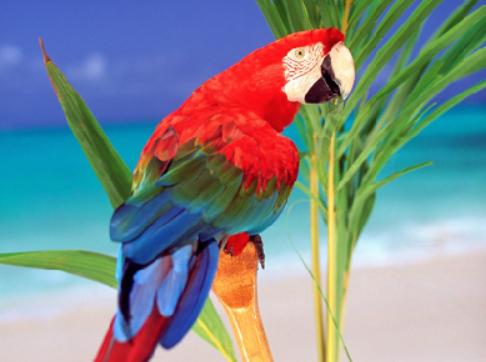
#> input picture opencv4.5.4/images/parrot.png, 486 x 362 px, found by its file name
$ python '逐点强度变换（像素转换）.py'
#> lines starting #> are read from the running program, lines starting #| are printed output that depends on the picture
#%%
# -*- coding UTF-8 -*-
'''
@Project : TensorflowStudy
@File : 逐点强度变换（像素转换）.py
@Author : chenbei
@Date : 2021/9/6 8:28
'''
import matplotlib.pyplot as plt
from matplotlib.pylab import mpl
from matplotlib.font_manager import FontProperties
import numpy as np
import numpy
import os
import skimage.io , skimage.color , skimage.exposure ,skimage.data ,\
    skimage.restoration ,skimage.measure,skimage.util
import skimage
import PIL
from PIL import Image , ImageEnhance
import matplotlib.pylab as pylab
plt.rcParams['font.sans-serif'] = ['Times New Roman']  # 设置字体风格,必须在前然后设置显示中文
mpl.rcParams['font.size'] = 10.5  # 图片字体大小
mpl.rcParams['font.sans-serif'] = ['SimHei']  # 显示中文的命令
mpl.rcParams['axes.unicode_minus'] = False  # 显示负号的命令
mpl.rcParams['agg.path.chunksize'] = 10000
plt.rcParams['figure.figsize'] = (7.8, 3.8)  # 设置figure_size尺寸
plt.rcParams['savefig.dpi'] = 600  # 图片像素
plt.rcParams['figure.dpi'] = 600  # 分辨率
font_set = FontProperties(fname=r"C:\Windows\Fonts\simsun.ttc", size=10.5)
root = os.path.join(os.getcwd(),"ImageProcessing")
img_dir = os.path.join(root,"images")
def plot_image(im=None,freq=None,isfreq=False,allplot=False,isre=False):
    if im is None and freq is None:
        print("at least one input")
        return None
    if freq is not None :
        assert type(freq) == numpy.ndarray
        if np.max(freq) > 1 :# 说明是uint8型图像
            freq = np.clip(freq.real, 0, 255)
        else:
            freq = np.clip(freq.real,0,1)
    if im is not None:
        assert type(im) == numpy.ndarray
        if isre : # 如果输入的是重建后的图像,一般是complex128,需要取实部
            im = im.real
        else:
            if np.max(im) > 1 :
                im = np.clip(im,0,255)
            else:
                im = np.clip(im,0,1)
    if allplot :
        fig , (ax1,ax2) = pylab.subplots(1,2)
        ax1.imshow(im, cmap='gray') ,ax1.axis('off'),ax1.set_title("time")
        ax2.imshow((20 * np.log10(np.where(freq <= 0, 0.1, freq))).astype(int), cmap='gray')
        ax2.axis('off'), ax2.set_title("freq")
    else:
        if not isfreq :
            pylab.imshow(im,cmap='gray')
        else:
            pylab.imshow((20*np.log10(np.where(freq<=0 , 0.1 ,freq))).astype(int),cmap='gray')
        pylab.axis('off')
    pylab.show()
def plot_rgb_hist(im,thresold=None,y_scale=False,title=None,floyd_steinberg=False,
                  grey=False ,greyplot=False ,greyhist=False,halftone=False):
    # 分开数组格式还是PIL对象 ,默认是PIL对象
    if not isinstance(im , PIL.Image.Image): # 与type的区别是会考虑继承关系 im、im_log同属于该父类
        im = skimage.img_as_ubyte(im) # fromarray不能直接转换浮点数组为PIL,应对对整数数组进行转换
        im = Image.fromarray(im) # 不是PIL对象将其转换为PIL对象
        # assert type(im) == PIL.PngImagePlugin.PngImageFile
    # 分开灰度图和彩色图
    if grey:
        if thresold is not None :
            if isinstance(thresold , int) :
                if thresold < 0 or thresold > 255 :
                    print("thresold should be in [0,255]")
                    return
            else:
                print("thresold should be int")
                return
            im = im.convert("L") # PIL对象
            if halftone :
                # 如果使用半色调技术 点处理前先加入均匀随机噪声
                im = np.array(im,dtype=np.int32) # ---> ndarray
                im += np.random.randint(-128,128,(im.shape[0],im.shape[1]))
                im = np.clip(im,0,255).astype(np.uint8)
                im = Image.fromarray(im) # ---> PIL
            im_ = im.point(lambda x: 0 if x < thresold else 255)  # 无论是否传入的是不是灰度图
            if floyd_steinberg :
                im_ = np.array(im).copy()
                for raw in range(im_.shape[0]):
                    for col in range(im_.shape[1]):
                        old_pix = im_[raw,col]
                        if old_pix > thresold :
                            new_pix = 255.
                        else:
                            new_pix = 0.
                        im_[raw,col] = new_pix # 这里为止与上述固定阈值法没有区别
                        quant_err = old_pix - new_pix # 替代值与原来存在误差
                        print(quant_err)
                        # 固定阈值法会强行忽略此误差,Floyd法较温和,会把误差逐个像素推加进行误差扩散
                        if (raw > 0) and (raw <im_.shape[0]-1) and (col <im_.shape[1]-1): # 注意边界
                            im_[raw + 1][col] = im_[raw + 1][col] + quant_err * 7 / 16 # 右方扩散系数 7/16
                            im_[raw - 1][col + 1] = im_[raw - 1][col + 1] + quant_err * 3 / 16  # 左下方扩散系数 3/16
                            im_[raw][col + 1] = im_[raw][col + 1] + quant_err * 5 / 16  # 下方扩散系数 5/16
                            im_[raw + 1][col + 1] = im_[raw + 1][col + 1] + quant_err * 1 / 16  # 右下方扩散系数 1/16
                im_ = np.asarray(im_,dtype=np.uint8)
            # print(list(np.array(im_).ravel()).count(0))
            # print(set(np.array(im_).ravel())) # {0,1}
            if greyhist :
                pylab.gray()
                pylab.style.use('ggplot')
                pylab.hist(np.asarray(im_).ravel(),bins=256,range=(0,256),color='r',alpha=0.8)
                pylab.xlabel('gray pixel value'),pylab.ylabel('frequency')
                pylab.grid(None)
                pylab.title('gray_pixel_value_distribution chart')
                if y_scale:
                    pylab.yscale('log', basey=10)  # log10(y)
                if title:
                    pylab.title(title, size=12)
                pylab.show()
            if greyplot :
                plot_image(np.asarray(im_))
        else:
            print("thresold shouldn't be None")
            return
        return # 灰度图不再执行后边
    # 分开三通道和四通道
    try :
        im_r, im_g, im_b = im.split()
    except :
        im_r, im_g, im_b, _ = im.split()
    # 将图像转换为 8 位无符号整数格式
    im_r, im_g, im_b = skimage.img_as_ubyte(im_r),skimage.img_as_ubyte(im_g),skimage.img_as_ubyte(im_b)
    pylab.style.use('ggplot')
    channels = [im_r,im_g,im_b]
    colors = ['r','g','b']
    for channel,color in zip(channels,colors) :
        # bins将直方图转换的更细致,边缘更平滑而非直角 ravel展平二维
        pylab.hist(np.array(channel).ravel(),range=(0,256),bins=256,alpha=0.5,color=color)
        pylab.xlabel('rgb pixel value',size=12),pylab.ylabel('frequency',size=12)
    pylab.grid(None)
    pylab.title('rgb_pixel_value_distribution chart')
    if y_scale:
        pylab.yscale('log',basey=10) # log10(y)
    if title :
        pylab.title(title,size=12)
    pylab.show()
#%% （1）对数变换 ： s = T (r) = c*log(1+r) : 255*log(1+i/255)
im = Image.open(img_dir+"\parrot.png")
#> im is the input picture: PIL image 486x362 RGB; mean R, G, B 127.4, 140, 143.9

plot_rgb_hist(im)
#> the loop in plot_rgb_hist, `for channel,color in zip(channels,colors) :` made 3 passes
#> color on passes 1 to 3: 'r', 'g', 'b'
im_log = im.point(lut = lambda x : 255 * np.log(1+x/255))
plot_rgb_hist(im_log) # 分布更集中
#> call 2 of plot_rgb_hist, with y_scale = False, floyd_steinberg = False, grey = False, greyplot = False, greyhist = False, halftone = False
#> in plot_rgb_hist (call 2), `im_r, im_g, im_b = im.split()`:
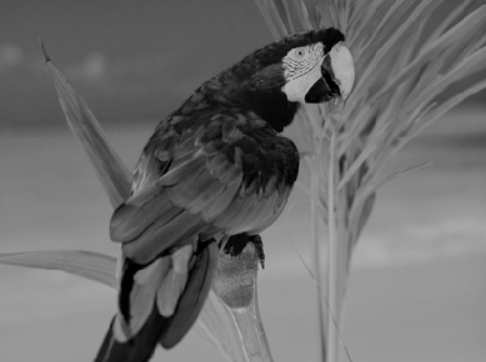
#> im_g: PIL image 486x362 L; min 0, max 177, mean 108.6
#> in plot_rgb_hist (call 2), `im_r, im_g, im_b = im.split()`:
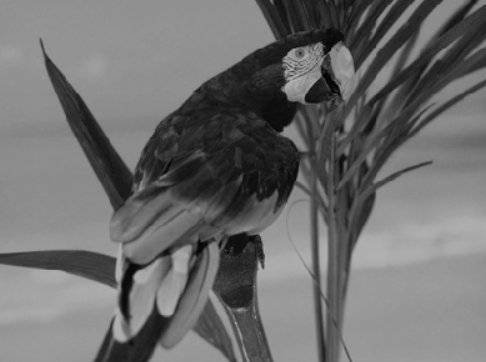
#> im_b: PIL image 486x362 L; min 2, max 176, mean 109.8
#> the loop in plot_rgb_hist (call 2), `for channel,color in zip(channels,colors) :` made 3 passes
# a = np.array(im_log)
# b = np.array(im)
# c = 255*np.log(1+b/255) # b 和 c 结果是一样的,只是没取整
#%% （2）幂律变换 s = c * r^γ
im = pylab.imread(img_dir+"\panda.png")
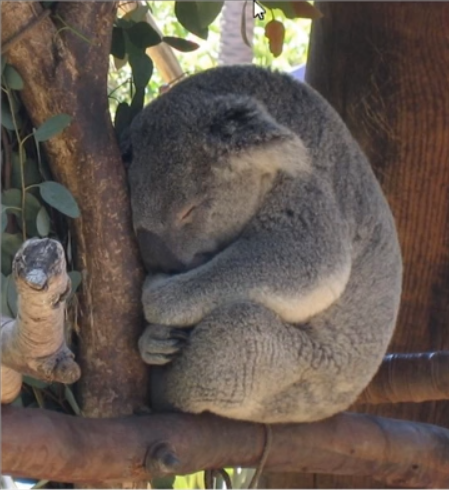
#> input picture opencv4.5.4/images/panda.png, 449 x 490 px, found by its file name
#> im is the input picture: shape (490, 449, 3) float32; mean R, G, B 0.391, 0.344, 0.311
gamma = 2
im_pow = im ** gamma
plot_rgb_hist(im_pow)
#> call 3 of plot_rgb_hist, with y_scale = False, floyd_steinberg = False, grey = False, greyplot = False, greyhist = False, halftone = False
#> in plot_rgb_hist (call 3), `im_r, im_g, im_b = im.split()`:
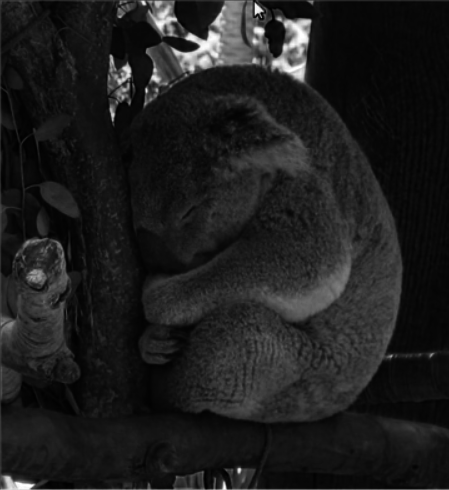
#> im_b: PIL image 449x490 L; min 0, max 255, mean 29.7
#> the loop in plot_rgb_hist (call 3), `for channel,color in zip(channels,colors) :` made 3 passes
plot_rgb_hist(im)
#> call 4 of plot_rgb_hist, with y_scale = False, floyd_steinberg = False, grey = False, greyplot = False, greyhist = False, halftone = False
#> in plot_rgb_hist (call 4), `im_r, im_g, im_b = im.split()`:
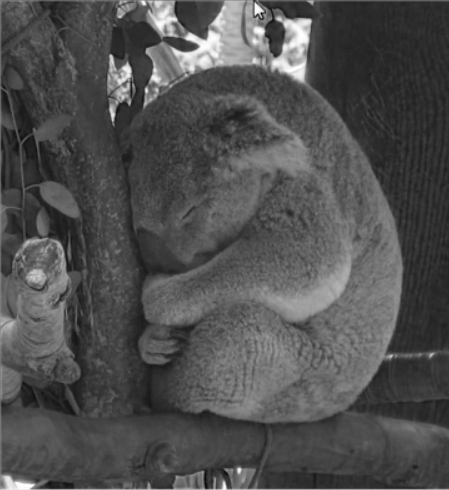
#> im_b: PIL image 449x490 L; min 0, max 255, mean 79.5
#> the loop in plot_rgb_hist (call 4), `for channel,color in zip(channels,colors) :` made 3 passes
#%% （3）对比度拉伸 :关于像素值的线性缩放函数
# 1）自定义拉伸函数+PIL.point()
im = Image.open(img_dir+'\cheetah.png')
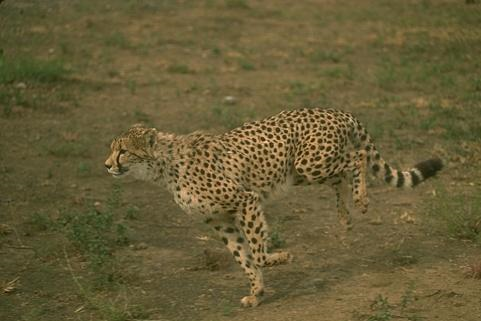
#> input picture opencv4.5.4/images/cheetah.png, 481 x 321 px, found by its file name
#> im is the input picture: PIL image 481x321 RGBA; mean R, G, B, A 103.2, 92.9, 55, 255
# plot_rgb_hist(im) # 低对比度图像 高像素值分布较少
# plot_image(np.asarray(im))
def stretch_func(c):
    # 22950/255=90
    return 10 if c < 70 else (200 if c > 150 else (255*c-22950)/50)
im_stretch = im.point(stretch_func)
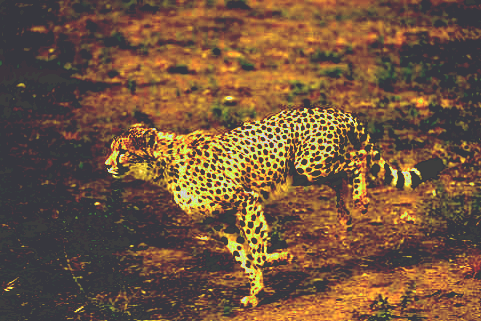
#> im_stretch: PIL image 481x321 RGBA; mean R, G, B, A 76.3, 39.7, 11.4, 200; transparent parts drawn white
# plot_rgb_hist(im_stretch,y_scale=True) # 高对比度,0-255均有分布,由于0像素过于突出,故使用对数坐标便于查看
# plot_image(np.asarray(im_stretch))
# 2）PIL.ImageEnhance
def image_enhance(im,factors) :
    imgContrast = ImageEnhance.Contrast(im)  # 此类可用于控制图像的对比度 1.0原始图像,0.0灰度图
    for factor in factors :
        imgCore = imgContrast.enhance(factor=factor).getdata() # Image对象-->ImagingCore对象--->查看bands、size属性
        # np.asarray(imgCore)得到二维数组,列含义为通道,即bands , 需要将其调整形状 PIL对象图片width和height对应数据的列和行
        img_contrast = np.reshape(np.asarray(imgCore).astype(np.uint8),(imgCore.size[1],imgCore.size[0],imgCore.bands))
        plot_rgb_hist(img_contrast,y_scale=True,title=f'factor = {factor}')
        # plot_image(np.asarray(img_contrast))
factors = np.arange(0,100,20)
#> factors = [0, 20, 40, 60, 80]
#> the loop in image_enhance, `for factor in factors :` made 1 pass
#> (the run stopped early here; a loop or call above may not have finished)
